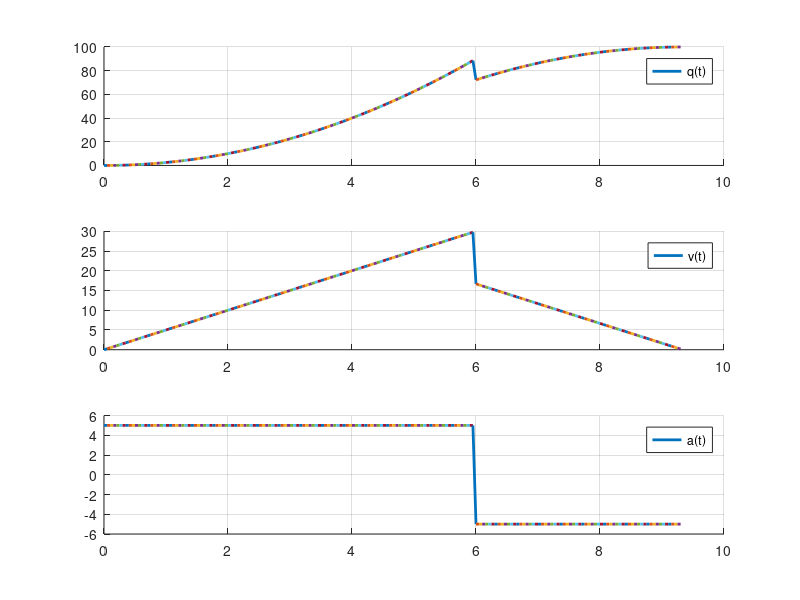

Here is the MATLAB script that generated this plot:

qMax = 100;
vMax = 30;
aMax = 5;

t1   = vMax/aMax;
tm   = (qMax - aMax*t1^2)/vMax;
tmax = 2*t1 + tm;
t2   = tmax - t1;

t       = 0:0.05:tmax;
lengthT = length(t);
a       = zeros(lengthT,1);
v       = zeros(lengthT,1);
q       = zeros(lengthT,1);

for i = 1:1:lengthT
    if (t(i) < t1)
        a(i) = aMax;
        v(i) = aMax*t(i);
        q(i) = 0.5*aMax*t(i)^2;
    elseif (t(i) < t2)
        a(i) = 0;
        v(i) = vMax;
        q(i) = 0.5*aMax*t1^2 + vMax*(t(i)-t1);
    else
        a(i) = -aMax;
        v(i) = vMax - aMax*(t(i)-t2);
        q(i) = qMax - 0.5*aMax*(tmax-t(i))^2;
    end
end

figure(1)
% subplot(3,1,1)
% hold on
% grid on
% plot(t(1:i),q(1:i),'LineWidth',2);
% legend('q(t)');
% 
% subplot(3,1,2)
% hold on
% grid on
% plot(t(1:i),v(1:i),'LineWidth',2);
% legend('v(t)');
% 
% subplot(3,1,3)
% hold on
% grid on
% plot(t(1:i),a(1:i),'LineWidth',2);
% legend('a(t)');
    
for i = 2:1:lengthT
    subplot(3,1,1)
    hold on
    grid on
    plot(t(i-1:i),q(i-1:i),'LineWidth',2);
    legend('q(t)');

    subplot(3,1,2)
    hold on
    grid on
    plot(t(i-1:i),v(i-1:i),'LineWidth',2);
    legend('v(t)');

    subplot(3,1,3)
    hold on
    grid on
    plot(t(i-1:i),a(i-1:i),'LineWidth',2);
    legend('a(t)');
    
    pause(0.001)
end

